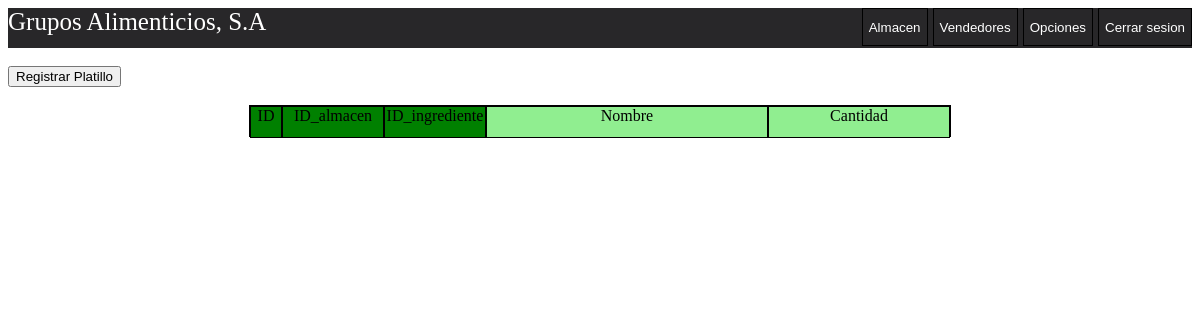
Before: /Platillos.php?id=5 with the older database file.
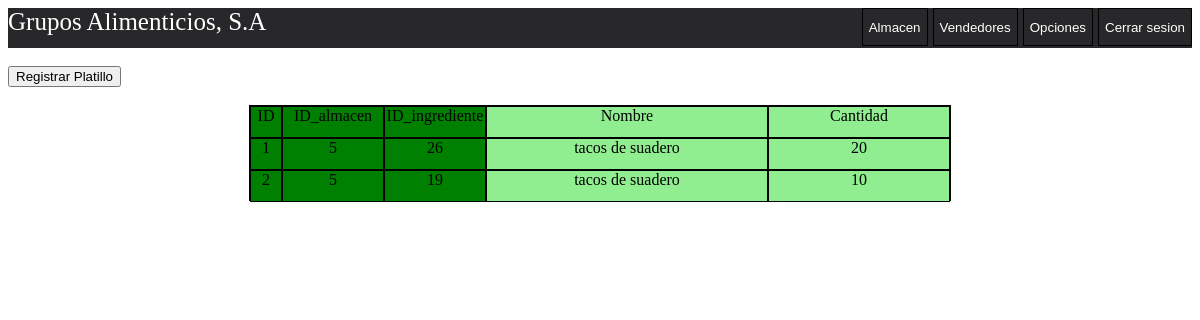
After: the same page with the newer database file.
### tables this page shows
CREATE TABLE IF NOT EXISTS `platillo` (
  `Id_platillo` int(11) NOT NULL AUTO_INCREMENT,
  `almacen_id` int(11) NOT NULL,
  `nombre` varchar(32) NOT NULL,
  `ingrediente_id` int(11) NOT NULL,
  `cantidad` int(11) NOT NULL,
  PRIMARY KEY (`Id_platillo`),
  KEY `almacen_id` (`almacen_id`),
  KEY `ingrediente_id` (`ingrediente_id`)
);

### Platillos.php (the view, shortened to what this page needs)
<html>
    <head>
        <link rel="stylesheet" href="./css/menu.css">
        <link rel="stylesheet" href="./css/platillos.css">
    </head>
    <body>
        <div class="menu">
            <div class="titulo">Grupos Alimenticios, S.A</div>
                <input type="button" class='boton' value="Cerrar sesion" onclick="cerrarsesion();">
                <input type="button" class='boton' value="Opciones" onclick="opciones();">
                <input type="button" class='boton' value="Vendedores" onclick="vendedores();">
                <input type="button" class='boton' value="Almacen" onclick="almacen();">
            </div><br>
            <?php
            $id=$_REQUEST['id'];
                echo"<input type='button' value='Registrar Platillo' onclick='alta_platillo($id);'><br><br>";
            ?>
                <div class="fila">
                <div class='id'>ID</div>
                <div class='id_platillo'>ID_almacen</div>
                <div class='id_platillo'>ID_ingrediente</div>
                <div class='nombre'>Nombre</div>
                <div class='cantidad'>Cantidad</div>
            </div>
            <?php
                $con = conecta();
                $sql = "SELECT * FROM platillo WHERE almacen_id=$id";
                $res = $con->query($sql);
                while($row=$res->fetch_array()){
                    $id_platillo=$row["Id_platillo"];
                    $id_ingrediente=$row["ingrediente_id"];
                    $nombre = $row["nombre"];
                    $cantidad=$row["cantidad"];
                    echo"<div class='fila' >";
                    echo"<div class='id'>$id_platillo</div>";
                    echo"<div class='id_platillo'>$id</div>";
                    echo"<div class='id_platillo'>$id_ingrediente</div>";
                    echo"<div class='nombre'>$nombre</div>";
                    echo"<div class='cantidad'>$cantidad</div>";
                    echo"</div>";
                }
            ?>
    </body>
</html>

Changed rows visible on the page:
now on this page (row edited): platillo: Id_platillo "1", ingrediente "26", nombre "tacos de suadero", cantidad "20"
added platillo: Id_platillo "2", ingrediente "19", nombre "tacos de suadero", cantidad "10"
